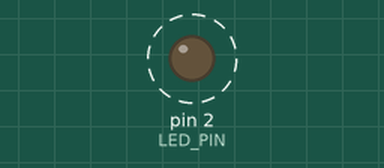
Simulated run of this sketch. Board: Arduino Uno, built with avr-gcc and run on an emulated ATmega328P. On the bench: output pins drawn as LEDs (lit = HIGH). Dashed ring = blinking.

Above: at 0.5 s.
Timing chart, 0 to 3.0 s (numbered marks = the images above):
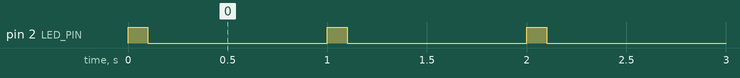

The sketch:

sketch.ino
```cpp
#define LED_PIN 2

void setup()
{
    pinMode(LED_PIN, OUTPUT);
}

void loop()
{
    digitalWrite(LED_PIN, HIGH);
    delay(100);
    digitalWrite(LED_PIN, LOW);
    delay(900);
}
```

Measured:
- by itself, pin 2 (LED_PIN): alternates HIGH for 0.10 s and LOW for 0.90 s
